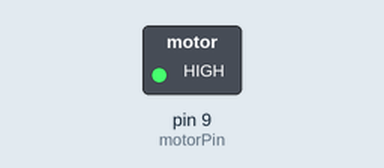
Bench run of a sketch on a simulated Arduino Uno, built with avr-gcc and run on an emulated ATmega328P. On the bench: switched loads named in the sketch (green lamp = pin HIGH).

Above: at 0.05 s.
At 1.5 s:
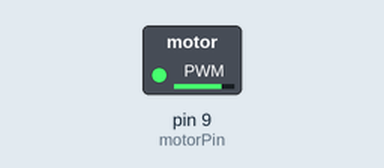
At 3.0 s:
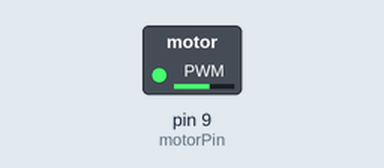
At 6.0 s:
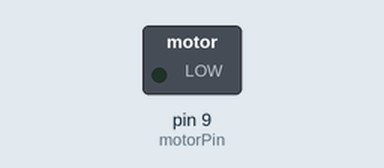
Timing chart, 0 to 7.8 s (numbered marks = the images above):
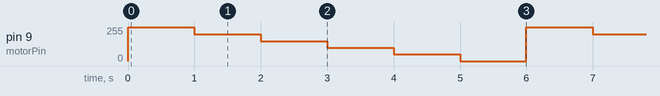

Measured:
- by itself, pin 9 (motorPin): repeats every 6.0 s: 200/255 1.0 s, 150/255 1.0 s, 100/255 1.0 s, 50/255 1.0 s, 0/255 1.0 s, 255/255 1.0 s

The sketch:

sketch.ino
```cpp
int motorPin = 9;
int onTime = 1000;
int offTime = 1000;

void setup() {
  pinMode(motorPin, OUTPUT);
}

void loop() {
  motorOnThenOff();
}

void motorOnThenOff() {
  motorAtSpeedFor(255, onTime);
  motorAtSpeedFor(200, onTime);
  motorAtSpeedFor(150, onTime);
  motorAtSpeedFor(100, onTime);
  motorAtSpeedFor(50, onTime);
  motorAtSpeedFor(0, onTime);
}

void motorAtSpeedFor(int speed, int time) {
  analogWrite(motorPin, speed);
  delay(time);
}
```
